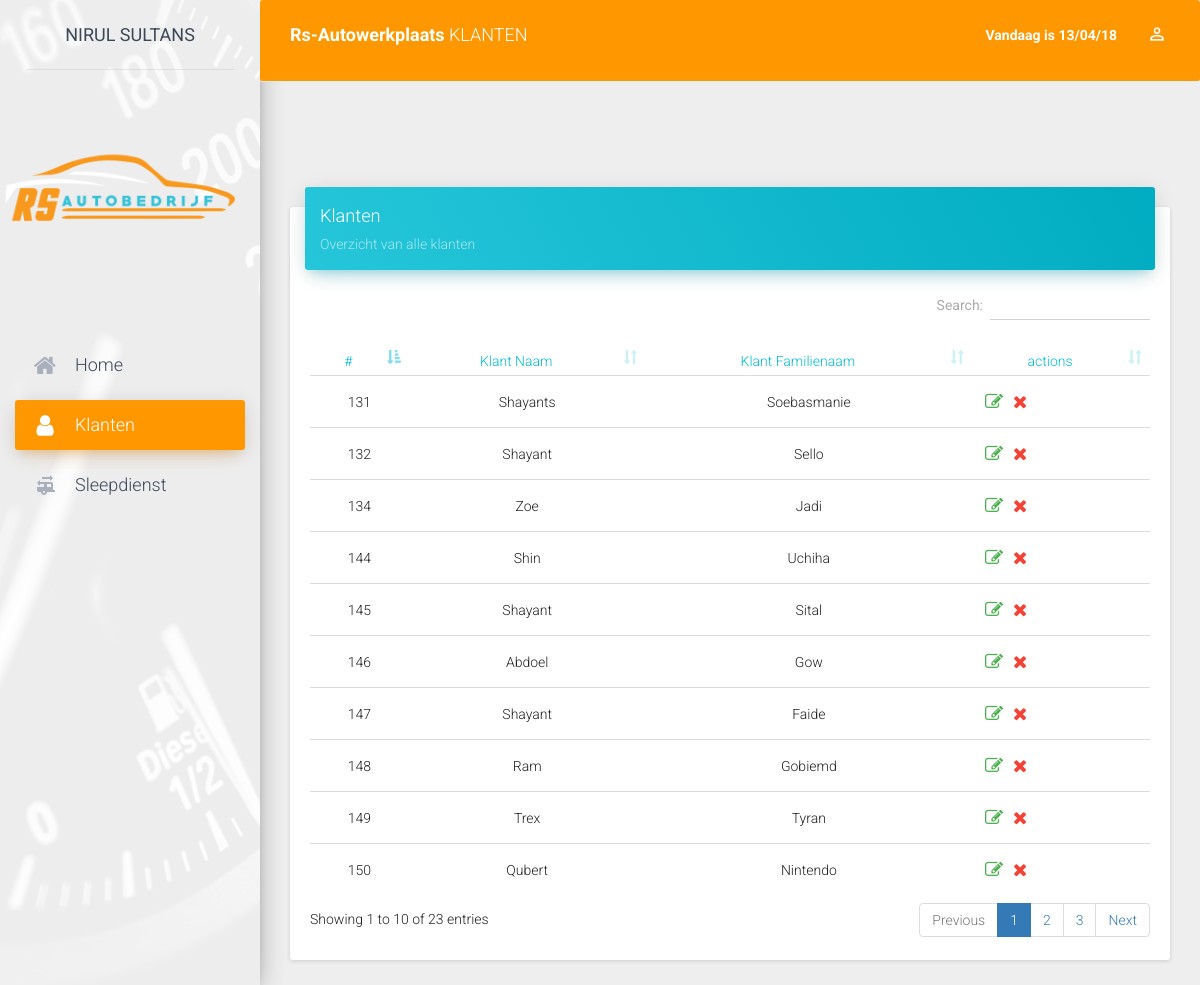
Screenshot of /klanten.php (signed in) with the database file from the repository.
### tables this page shows
CREATE TABLE `rs_user` (
  `id` int(100) NOT NULL AUTO_INCREMENT,
  `rs_name` varchar(100) NOT NULL,
  `rs_surname` varchar(100) NOT NULL,
  `rs_username` varchar(100) NOT NULL,
  `rs_password` varchar(100) NOT NULL,
  `rs_level` enum('standard','admin') NOT NULL DEFAULT 'standard',
  PRIMARY KEY (`id`),
  KEY `id` (`id`)
);

CREATE TABLE `rs_customer` (
  `id` int(100) NOT NULL AUTO_INCREMENT,
  `rs_cust_name` varchar(100) NOT NULL,
  `rs_cust_surname` varchar(100) DEFAULT NULL,
  PRIMARY KEY (`id`)
);

### klanten.php (the view, shortened to what this page needs)
<?php
	include 'api/dbh_link.php';
	include 'api/nav_check.php';
?>
<!doctype html>
<html lang="en">
<head>
    <link href="assets/css/bootstrap.min.css" rel="stylesheet" />
    <link href="assets/css/material-dashboard.css" rel="stylesheet"/>
    <link href="http://maxcdn.bootstrapcdn.com/font-awesome/latest/css/font-awesome.min.css" rel="stylesheet">
		<link rel="stylesheet" type="text/css" href="assets/css/sweetalert.css">
		<link rel="stylesheet" type="text/css" href="assets/css/dataTables.bootstrap.min.css">
</head>
<body>
	<div class="wrapper">
	    <div class="main-panel">
				<?php include("header.php"); ?>
			<div class="content">
				<div class="col-md-12">
					<div class="card">
						<div class="card-header" data-background-color="blue">
							<h4 class="title">Klanten</h4>
							<p class="category">Overzicht van alle klanten</p>
						</div>
						<div class="card-content table-responsive">
							<table id="custtable" class="table">
								<thead class="text-info">
									<tr>
										<th class="text-center">#</th>
										<th class="text-center">Klant Naam</th>
										<th class="text-center">Klant Familienaam</th>
										<th class="text-center">actions</th>
									</tr>
								</thead>
								<tbody>
									<?php
										$stmt = $conn->prepare('SELECT * FROM rs_customer ORDER BY id DESC');
										$stmt->execute();
									  $result = $stmt->get_result();
									  $rows= $result->num_rows;
										 if ($rows > 0) {
											 while ($row = mysqli_fetch_assoc($result)) {
												 ?>
										<tr>
											<td class="text-center"><?php echo htmlspecialchars($row['id']) ; ?></td>
											<td class="text-center"><?php echo htmlspecialchars($row['rs_cust_name']) ; ?></td>
											<td class="text-center"><?php echo  htmlspecialchars($row['rs_cust_surname']); ?></td>
											<td class="td-actions">
													<button type="button" rel="tooltip" title="Bijwerken" id='<?php echo $row['id'] ?>' data-toggle="modal" data-target="#add_data_Modal" class="btn btn-success btn-simple btn-xs table-update">
															<i class="fa fa-edit"></i>
														</button>
													<button type="button" rel="tooltip" title="Verwijderen"  id='<?php echo $row['id'] ?>' class="btn btn-danger btn-simple btn-xs table-delete">
															<i class="fa fa-times"></i>
													</button>
											</td>
										</tr>
										<?php
															}
														}
												?>
								</tbody>
							</table>
						</div>
					</div>
				</div>
				</div>
				</div>
				</div>
</body>
</html>

### api/nav_check.php (shortened to what this page needs)
<?php
$id = $_SESSION['id'];
$sql = mysqli_query($conn,"SELECT rs_level FROM rs_user WHERE id='$id'");
$currentpage = basename($_SERVER['PHP_SELF'],'.php');
while ($row = mysqli_fetch_assoc($sql)) {
  $level = $row['rs_level'];
}
if ($level == 'admin') {
  include 'navigation.php';
}
elseif ($level == 'standard' ) {
  include 'navigation2.php';
}
else {
header("Location: index.php?NoAuth");
}
 ?>

### navigation2.php (shortened to what this page needs)
<?php
  include 'api/dbh_link.php';
  $id = $_SESSION['id'];
	$sql = mysqli_query($conn,"SELECT rs_name,rs_surname FROM rs_user WHERE id='$id'");
	while ($row = mysqli_fetch_assoc($sql)) {
		$voornaam = $row['rs_name'];
		$familienaam = $row['rs_surname'];
	}
 ?>
<!DOCTYPE html>
<html>
<head>
    <link href="assets/css/bootstrap.min.css" rel="stylesheet" />
    <link href="assets/css/material-dashboard.css" rel="stylesheet"/>
    <link href="assets/css/animate.css" rel="stylesheet"/>
    <link href="http://maxcdn.bootstrapcdn.com/font-awesome/latest/css/font-awesome.min.css" rel="stylesheet">
</head>
  <body>
    <div class="wrapper">
  <div class="sidebar" data-color="orange" data-image="assets/img/sidebar-1.jpeg">
    <div class="logo">
      <a href="" class="simple-text">
                    <?php echo $voornaam." ".$familienaam; ?>
                </a>
    </div>
    <div class="sidebar-wrapper">
      <div class="user">
                  <div class="photo ">
                      <img src="assets/img/rslogo.png" width="240px" class="img img-circle img-responsive img-raised animated lightSpeedIn">
                  </div>
                  </div>
          <ul class="nav">
              <li <?php if($currentpage=='home') echo "class='active'"; ?>>
                  <a href="home.php">
                <i class="fa fa-home" aria-hidden="true"></i>
                <p>Home</p>
                  </a>
                </li>
              <li <?php if($currentpage=='klanten') echo "class='active'"; ?>>
                  <a href="klanten.php">
                      <i class="fa fa-user" aria-hidden="true"></i>
                      <p>Klanten</p>
                  </a>
              </li>
              <li <?php if($currentpage=='') echo "class='active'"; ?>>
                  <a href="sleepdienst.php">
                      <i class="material-icons">rv_hookup</i>
                      <p>Sleepdienst</p>
                  </a>
              </li>
          </ul>
    </div>
    </div>
  </body>
</html>
</html>

### header.php (shortened to what this page needs)
<?php
	$currentpage = basename($_SERVER['PHP_SELF'],'.php');
 ?>
 <!DOCTYPE html>
 <html>
 	<head>
 	</head>
 	<body>
		<nav class="navbar navbar-warning" role="navigation">
			<div class="container-fluid">
				<div class="navbar-header">
					<a class="navbar-brand " href="#"><b>Rs-Autowerkplaats</b><?php  echo " ".strtoupper($currentpage); ?></a>
				</div>
				<div class="collapse navbar-collapse">
					<ul class="nav navbar-nav navbar-right">
						<li class="text-primary1">
							<p class=""><?php echo "Vandaag is " . date("d/m/y") ?></p>
						</li>
						<li class="dropdown">
								<a href="#" class="dropdown-toggle" data-toggle="dropdown" aria-expanded="false">
									<i class="material-icons">perm_identity</i>
								<div class="ripple-container"></div></a>
							</li>
				</div>
			</div>
		</nav>
 	</body>
 </html>

### rows the page displays
rs_user: rs_name "NIRUL", rs_surname "SULTANS"
rs_customer: id "150", rs_cust_name "Qubert", rs_cust_surname "Nintendo"
rs_customer: id "149", rs_cust_name "Trex", rs_cust_surname "Tyran"
rs_customer: id "148", rs_cust_name "Ram", rs_cust_surname "Gobiemd"
rs_customer: id "147", rs_cust_name "Shayant", rs_cust_surname "Faide"
rs_customer: id "146", rs_cust_name "Abdoel", rs_cust_surname "Gow"
rs_customer: id "145", rs_cust_name "Shayant", rs_cust_surname "Sital"
rs_customer: id "144", rs_cust_name "Shin", rs_cust_surname "Uchiha"
rs_customer: id "134", rs_cust_name "Zoe", rs_cust_surname "Jadi"
rs_customer: id "132", rs_cust_name "Shayant", rs_cust_surname "Sello"
rs_customer: id "131", rs_cust_name "Shayants", rs_cust_surname "Soebasmanie"

### other values shown
$currentpage "KLANTEN"
